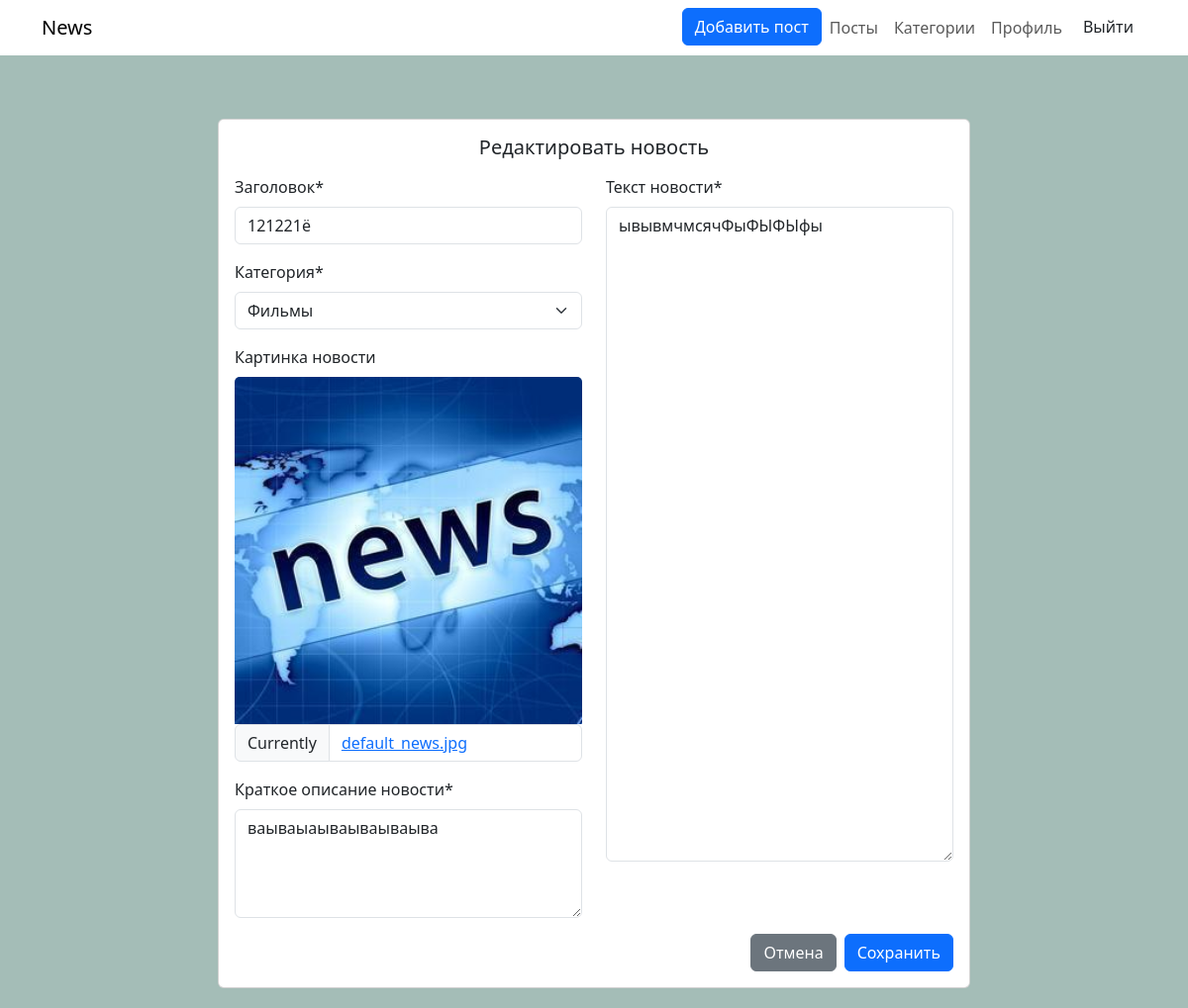
Screenshot of /post/update/1 (signed in) with the database file from the repository.
### news/models.py (models this page shows, shortened)
class Post(models.Model):
    title = models.CharField(max_length=255,null=False)
    imagefile = models.ImageField(upload_to="post_images", default="default_news.jpg")
    description = models.TextField(null=False, blank=False)
    post = models.TextField(null=False, blank=False)
    created_at =  models.DateTimeField(auto_now_add=True)
    category = models.ForeignKey(Category, on_delete=models.PROTECT)
    user = models.ForeignKey(User, on_delete=models.CASCADE)

class Category(models.Model):
    name = models.CharField(max_length=255)
    def __str__(self):
        return self.name

### news/views.py (the view, shortened to what this page needs)
# urls.py: path('post/update/<int:pk>', UpdatePost.as_view(), name="update-post"),
class UpdatePost(LoginRequiredMixin,UpdateView):
    model = Post
    success_url = reverse_lazy('posts')
    form_class = NewsForm

### news/templates/news/post_form.html (shortened to what this page needs)
{% extends 'base.html'%}
{% load crispy_forms_tags %}
{% block content %}
<div class="center">
    <div class="card m-auto ">
        <div class="card-body">
            <h5 class="card-title  text-center mb-3">
                {% if post %} Редактировать {% else %} Добавить {% endif %}новость</h5>
            <form method="post" novalidate class="form-contact" enctype="multipart/form-data">
                {% crispy form %}
            </form>
        </div>
    </div>
</div>
{% endblock content %}

### static/css/style.css (style rules this page uses)
:root { --color-primary: #ee394c; --color-secondary: #86b7fe; --color-light: #f2f2f2; --color-gray: #ced4da; --color-dark: #212121; --color-white: #ffffff; --color-error: #e2442f; --color-warning: #ffc900; --color-info: #02a2b9; --color-success: #1ba345; --color-input: #00d1b2; --border-radius: 5px; }
body { background-color: #a4bdb7 !important; color: #000; }
.center { display: flex; flex-direction: column; align-items: center; justify-content: center; min-height: 70vh; }

### rows the page displays
Post: title "121221ё", category "Фильмы", title+imagefile+description (placeholder picture), description "ваываыаываываываыва", post "ывывмчмсячФыФЫФЫфы"
